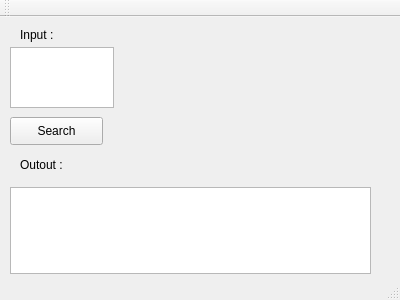
<?xml version="1.0" encoding="UTF-8"?>
<ui version="4.0">
 <class>MainWindow</class>
 <widget class="QMainWindow" name="MainWindow">
  <property name="geometry">
   <rect>
    <x>0</x>
    <y>0</y>
    <width>400</width>
    <height>300</height>
   </rect>
  </property>
  <property name="windowTitle">
   <string>MainWindow</string>
  </property>
  <widget class="QWidget" name="centralWidget">
   <widget class="QTextEdit" name="textEdit">
    <property name="geometry">
     <rect>
      <x>10</x>
      <y>30</y>
      <width>104</width>
      <height>61</height>
     </rect>
    </property>
   </widget>
   <widget class="QLabel" name="label">
    <property name="geometry">
     <rect>
      <x>20</x>
      <y>10</y>
      <width>55</width>
      <height>16</height>
     </rect>
    </property>
    <property name="text">
     <string>Input :</string>
    </property>
   </widget>
   <widget class="QPushButton" name="pushButton">
    <property name="geometry">
     <rect>
      <x>10</x>
      <y>100</y>
      <width>93</width>
      <height>28</height>
     </rect>
    </property>
    <property name="text">
     <string>Search</string>
    </property>
   </widget>
   <widget class="QTextEdit" name="textEdit_2">
    <property name="geometry">
     <rect>
      <x>10</x>
      <y>170</y>
      <width>361</width>
      <height>87</height>
     </rect>
    </property>
   </widget>
   <widget class="QLabel" name="label_2">
    <property name="geometry">
     <rect>
      <x>20</x>
      <y>140</y>
      <width>55</width>
      <height>16</height>
     </rect>
    </property>
    <property name="text">
     <string>Outout :</string>
    </property>
   </widget>
  </widget>
  <widget class="QMenuBar" name="menuBar">
   <property name="geometry">
    <rect>
     <x>0</x>
     <y>0</y>
     <width>400</width>
     <height>26</height>
    </rect>
   </property>
  </widget>
  <widget class="QToolBar" name="mainToolBar">
   <attribute name="toolBarArea">
    <enum>TopToolBarArea</enum>
   </attribute>
   <attribute name="toolBarBreak">
    <bool>false</bool>
   </attribute>
  </widget>
  <widget class="QStatusBar" name="statusBar"/>
 </widget>
 <layoutdefault spacing="6" margin="11"/>
 <resources/>
 <connections/>
</ui>
